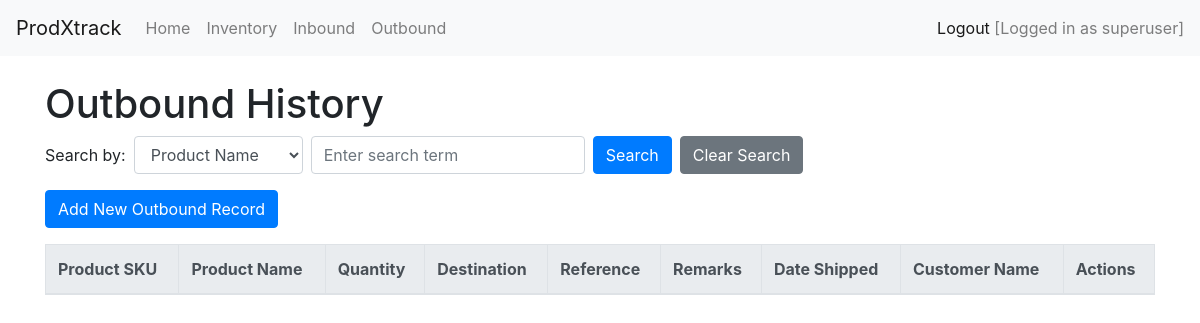
Before: /outbound/history/ (signed in) with the older database file.
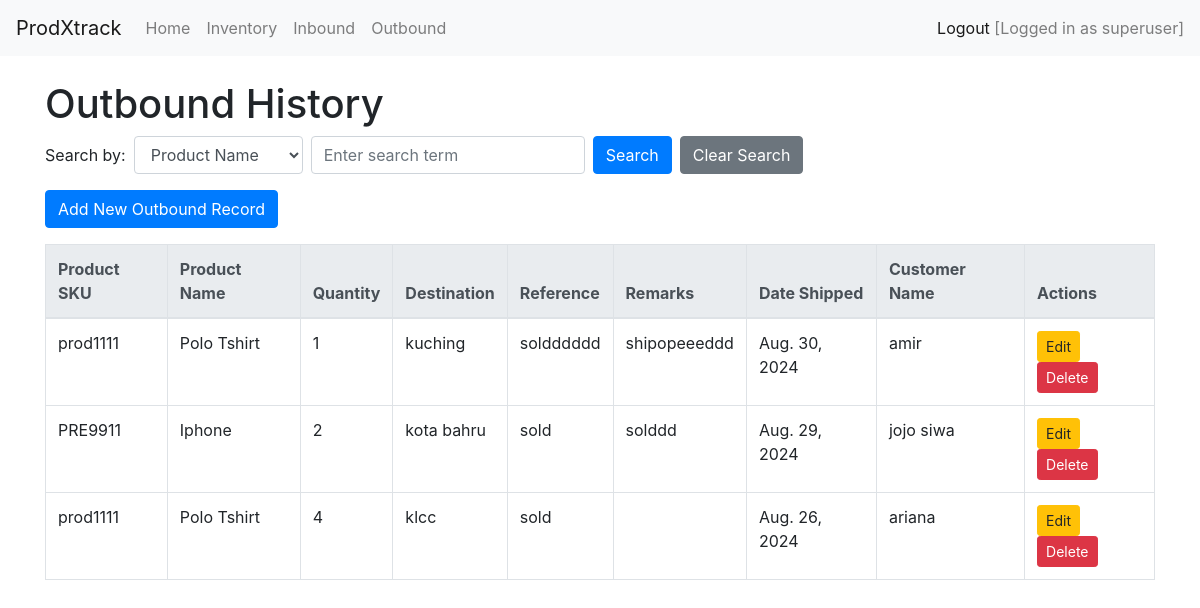
After: the same page with the newer database file.
### inventory/models.py (models this page shows, shortened)
class Outbound(models.Model):
    product_sku = models.ForeignKey(Inventory, on_delete= models.CASCADE)
    quantity = models.IntegerField()
    destination = models.CharField(max_length=255)
    reference = models.CharField(max_length=255, blank=True,null=True)
    remarks = models.TextField(blank=True, null=True)
    date_shipped =  models.DateField(null=True, blank=True)  # editable
    customer_name = models.CharField(max_length=255)

class Inventory(models.Model):
    category = models.CharField(max_length=255)
    sku = models.CharField(max_length=100, unique=True)
    name = models.CharField(max_length=255)
    location = models.CharField(max_length=255)
    quantity = models.IntegerField()
    supplier = models.CharField(max_length=255)
    class Meta:
        verbose_name = "Inventory"
        verbose_name_plural = "Inventories"

### inventory/views.py (the view, shortened to what this page needs)
# urls.py: path('outbound/history/', views.view_outbound_history, name='view_outbound_history'),
@login_required
def view_outbound_history(request):
    search_field = request.GET.get('search_field')
    query = request.GET.get('q')
    outbound_records = Outbound.objects.all().order_by('-date_shipped')
    context = {
        'outbound_records': outbound_records,
        'query': query,
        'search_field': search_field,
    }
    return render(request, 'inventory/outbound_history.html', context)

### inventory/templates/inventory/outbound_history.html (shortened to what this page needs)
{% extends 'inventory/base.html' %}
{% block content %}
<body>
    <h1>Outbound History</h1>
     <form method="GET" action="{% url 'view_outbound_history' %}" class="form-inline mb-3">
        <div class="form-group mr-2">
            <label for="search_field" class="mr-2">Search by:</label>
            <select name="search_field" id="search_field" class="form-control">
                <option value="product_name" {% if search_field == "product_name" %}selected{% endif %}>Product Name</option>
            </select>
        </div>
        <div class="form-group mr-2">
            <input type="text" name="q" placeholder="Enter search term" value="{{ query|default:'' }}" class="form-control">
        </div>
        <button type="submit" class="btn btn-primary mr-2">Search</button>
        <a href="{% url 'view_outbound_history' %}" class="btn btn-secondary">Clear Search</a>
    </form>
    <a href="{% url 'record_outbound' %}" class="btn btn-primary mb-3">Add New Outbound Record</a>
    <table class="table table-bordered">
        <thead class="thead-light">
            <tr>
                <th>Product SKU</th>
                <th>Product Name</th>
                <th>Quantity</th>
                <th>Destination</th>
                <th>Reference</th>
                <th>Remarks</th>
                <th>Date Shipped</th>
                <th>Customer Name</th>
                <th>Actions</th>
            </tr>
        </thead>
        <tbody>
            {% for record in outbound_records %}
            <tr>
                <td>{{ record.product_sku.sku }}</td>
                <td>{{ record.product_sku.name }}</td>
                <td>{{ record.quantity }}</td>
                <td>{{ record.destination }}</td>
                <td>{{ record.reference }}</td>
                <td>{{ record.remarks }}</td>
                <td>{{ record.date_shipped }}</td>
                <td>{{ record.customer_name }}</td>
                <td>
                    <a href="{% url 'edit_outbound' record.pk %}" class="btn btn-warning btn-sm">Edit</a>
                    <a href="{% url 'delete_outbound' record.pk %}" class="btn btn-danger btn-sm">Delete</a>
                </td>
            </tr>
            {% endfor %}
        </tbody>
    </table>
</body>
{% endblock %}

Changed rows visible on the page:
added Outbound: product_sku.sku "prod1111", product_sku.name "Polo Tshirt", quantity "1", destination "kuching", reference "soldddddd", remarks "shipopeeeddd", date_shipped "Aug. 30, 2024", customer_name "amir"
added Outbound: product_sku.sku "PRE9911", product_sku.name "Iphone", quantity "2", destination "kota bahru", reference "sold", remarks "solddd", date_shipped "Aug. 29, 2024", customer_name "jojo siwa"
added Outbound: product_sku.sku "prod1111", product_sku.name "Polo Tshirt", quantity "4", destination "klcc", reference "sold", date_shipped "Aug. 26, 2024", customer_name "ariana"
